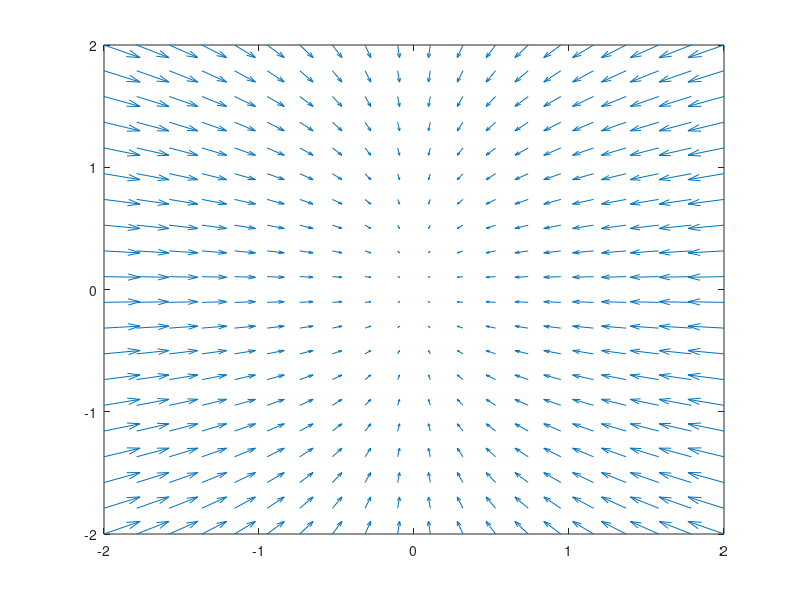

Reproduce this figure in MATLAB. (Note: this script raises an error after producing the figure.)
%% Stable Node
% Transformation matrix
A = [-0.9, 0; 0, -0.4];
% Create mesh grid
x = linspace(-2, 2, 20);
y = linspace(-2, 2, 20);
[X, Y] = meshgrid(x, y);
U = X.*A(1,1);
V = Y.*A(2,2);
figure;
quiver(X,Y,U,V); hold on;
xline(0, 'r', 'LineWidth', 2);
yline(0, 'r', 'LineWidth', 2);
title('Stable node');